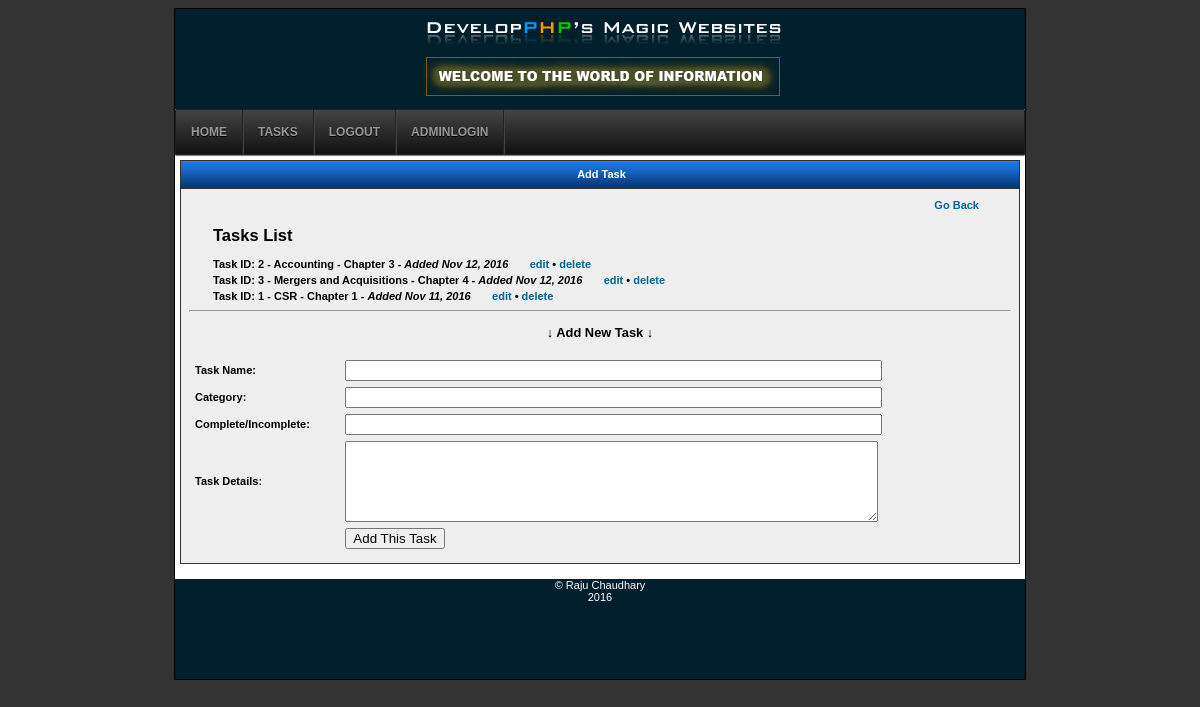
Page /admin/addtask.php (signed in) on the committed database.
### tables this page shows
CREATE TABLE IF NOT EXISTS `tasks` (
  `id` int(11) NOT NULL AUTO_INCREMENT,
  `task_name` varchar(250) NOT NULL,
  `category` varchar(300) NOT NULL,
  `taskcom_incomp` varchar(250) NOT NULL,
  `details` text NOT NULL,
  `date_added` date NOT NULL,
  PRIMARY KEY (`id`)
);

### admin/addtask.php (the view, shortened to what this page needs)
<?php
$task_list = "";
$sql = mysql_query("SELECT * FROM tasks ORDER BY date_added DESC");
$Count = mysql_num_rows($sql);
if ($Count > 0) {
	while($row = mysql_fetch_array($sql)){
             $id = $row["id"];
			 $task_name = $row["task_name"];
			 $category= $row["category"];
			 $date_added = strftime("%b %d, %Y", strtotime($row["date_added"]));
			 $task_list .= "Task ID: $id - <strong>$task_name</strong> - $category - <em>Added $date_added</em> &nbsp; &nbsp; &nbsp; <a href='edittask.php?pid=$id'>edit</a> &bull; <a href='addtask.php?deleteid=$id'>delete</a><br />";
    }
} else {
	$task_list = "You have not added any task";
}
?>
<!DOCTYPE html PUBLIC "-//W3C//DTD XHTML 1.0 Transitional//EN" "http://www.w3.org/TR/xhtml1/DTD/xhtml1-transitional.dtd">
<html xmlns="http://www.w3.org/1999/xhtml">
<head>
<link rel="stylesheet" href="../style.css" type="text/css" media="screen"/>
</head>
<body>
<div id="main">
<div id="header">
</div>
<div id="menu">
<li><a href="Index.php">Home</a></li>
<li><a href="viewtask.php">Tasks</a></li>
<li><a href="logout.php">logOut</a></li>
<li><a href="admin_login.php">AdminLogin</a></li>
</div>
<div id="menu-tengah">
<div id="bg_menu" align="center">Add Task</div>
<div id="content_menu">
    <div align="right" style="margin-right:32px;"><a href="index.php">Go Back</a></div>
    <div align="left" style="margin-left:24px;">
      <h2>Tasks List</h2>
      <?php echo $task_list; ?>
    </div><hr />
    <h3 align="center">
    &darr; Add New Task &darr;
    </h3>
    <Form action="addtask.php" enctype="multipart/form-data" name="myForm" id="myform" method="post">
<table width="90%" border="0" cellpadding="0" cellspacing="6">
  <tr>
    <td width="20%">Task Name:</td>
    <td width="80%"><label>
    <input name="task_name" type="text" id="task_name" required="required" size="64" />
    </label>
    </td>
  </tr>
  <tr>
    <td>Category:</td>
    <td><label>
    <input name="category" type="text" id="category" required="required" size="64" />
    </label></td>
  </tr>
  <tr>
    <td>Complete/Incomplete:</td>
    <td><label>
    <input name="taskcom_incomp" type="text" id="taskcom_incomp" required="required"  size="64" />
    </label></td>
  </tr>
  <tr>
    <td>Task Details:</td>
    <td><label>
    <textarea name="details" id="details" required="required" cols="64" rows="5"></textarea>
    </label></td>
  </tr>
  <tr>
    <td>&nbsp;</td>
    <td><label>
    <input type="Submit" name="button"  id="button"  value="Add This Task"/>  </label></td>
  </tr>
</table>
</Form></td>
</div>
</div>
<div id="footer">&copy; Raju Chaudhary <br/>
2016
</div>
</div>
</body>
</html>

### style.css (style rules this page uses)
body { background-color : #333333; font-family:"Lucida Sans Unicode", "Lucida Grande", sans-serif; font-size : 11px; }
#main { background-color : #ffffff; width : 850px; margin : 0 auto; border : 1px solid #000000; }
#header { background-image:url(images/logo.jpg); height:100px; width:850px; }
#menu, #menu ul { margin: 0; padding: 0; list-style: none; }
#menu { margin: 0 auto; border: 1px solid #222; background-color: #111; background-image: linear-gradient(#444, #111); border-radius: 1px; box-shadow: 0 1px 1px #777; }
#menu:before, #menu:after { content: ""; display: table; }
#menu:after { clear: both; }
#menu { zoom:1; }
#menu li { float: left; border-right: 1px solid #222; box-shadow: 1px 0 0 #444; position: relative; }
#menu a { float: left; padding: 15px 15px; color: #999; text-transform: uppercase; font: bold 12px Arial, Helvetica; text-decoration: none; text-shadow: 0 1px 0 #000; }
#footer { background:url(images/footer1.jpg); background-color:#011f2c; font-family:Verdana, Geneva, sans-serif; color:#FFF; text-align:center; height:100px; width:850px; }
#menu-tengah { margin : 5px; width : 840px; float : left; }
#bg_menu { background-color : #CCC; background-image : url(images/menu.gif); border : 1px solid #333; border-bottom : 0px; padding : 7px; padding-left : 10px; color : #ffffff; font-weight : bold; font-size : 11px; height : 13px; }
#content_menu { background-color : #eeeeee; border : 1px solid #333; line-height : 16px; padding : 8px; margin-bottom : 10px; font-weight: bold; }
#content_menu a { color: #006699; font-size: 11px; text-decoration:none; }

### rows in the picture
tasks: id "2", task_name "Accounting", category "Chapter 3", date_added "Nov 12, 2016"
tasks: id "3", task_name "Mergers and Acquisitions", category "Chapter 4", date_added "Nov 12, 2016"
tasks: id "1", task_name "CSR", category "Chapter 1", date_added "Nov 11, 2016"
